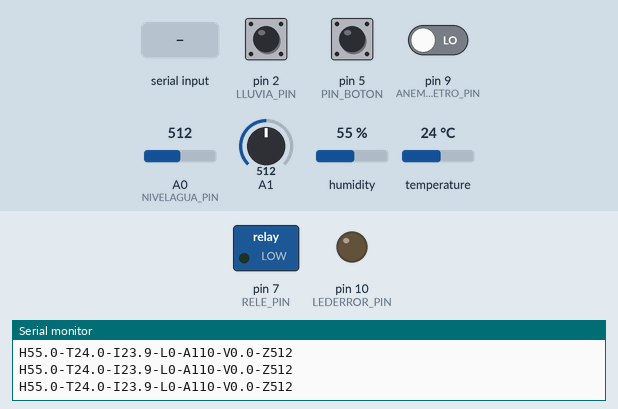
Recording of a sketch running on a simulated Arduino Uno, built with avr-gcc and run on an emulated ATmega328P. Parts: switched loads named in the sketch (green lamp = pin HIGH), output pins drawn as LEDs (lit = HIGH), the last lines printed to the serial monitor. The test bench sets the inputs (shaded band); at power-on: pin 5 (PIN_BOTON) HIGH, A0 (NIVELAGUA_PIN) = 512, pin 2 (LLUVIA_PIN) HIGH, pin 9 (ANEMOMETRO_PIN) LOW, A1 = 512, humidity 55 %, temperature 24 °C. Random numbers use the default seed unless the sketch sets one.

Above: at 1.2 s.
1.3 s: pin 5 (PIN_BOTON) pulled LOW for 3.2 s
At 5.8 s:
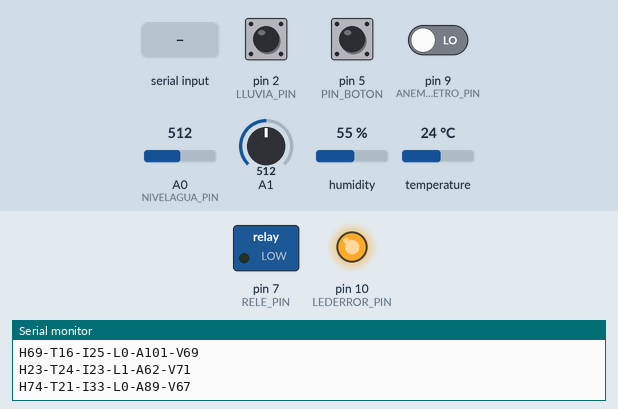
6.3 s: "R1" received over Serial
At 8.5 s:
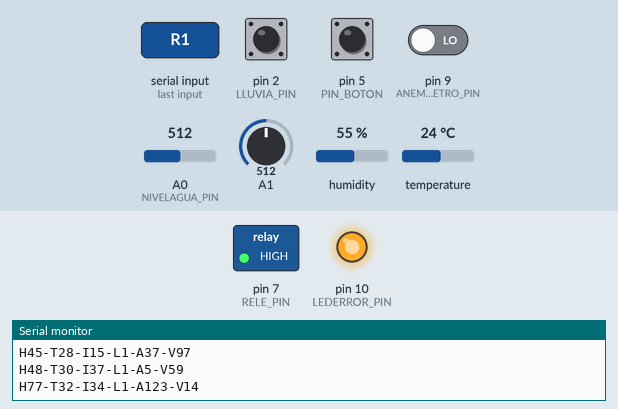
8.8 s: pin 5 (PIN_BOTON) pulled LOW for 0.15 s
At 10.4 s:
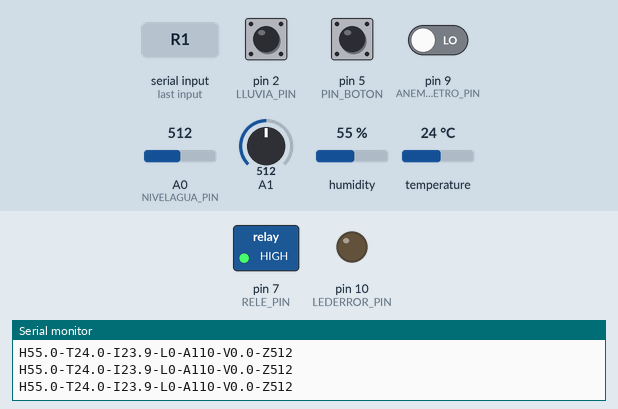
10.8 s: A0 (NIVELAGUA_PIN) set to 472
16.8 s: A0 (NIVELAGUA_PIN) set to 452
22.8 s: "R0" received over Serial
At 24.8 s:
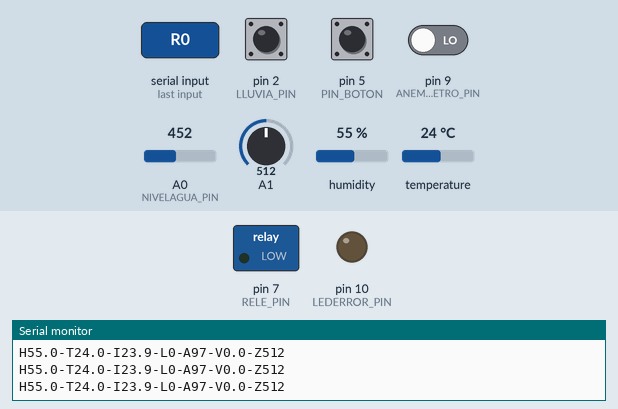
Timing chart, 0 to 26.3 s (numbered marks = the images above; inputs shaded):
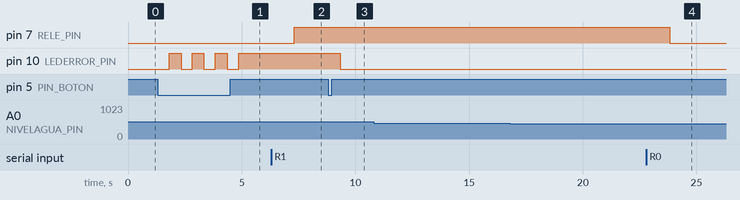

Measured:
- after the input at 1.3 s, pin 10 (LEDERROR_PIN): alternates HIGH for 0.53 s and LOW for 0.50 s, 7 changes in all, then stays HIGH, starting after 0.50 s
- after the input at 6.3 s, pin 7 (RELE_PIN): LOW → HIGH after 1.0 s
- after the input at 8.8 s, pin 10 (LEDERROR_PIN): HIGH → LOW after 0.53 s
- after the input at 22.8 s, pin 7 (RELE_PIN): HIGH → LOW after 1.0 s

The sketch:

estacion.ino
```cpp
#include <DHT.h>
#include <Wire.h>

#define DHT_PIN 6
#define LEDERROR_PIN 10
#define RELE_PIN 7
#define LLUVIA_PIN 2
#define NIVELAGUA_PIN A0
#define LUZ_PIN 12
#define PIN_BOTON 5
#define ANEMOMETRO_PIN 9

#define DHTTYPE DHT11
DHT dht(DHT_PIN, DHTTYPE);

unsigned long tiempoAnteriorLed = 0;
const long intervaloLed = 1000;
int estadoLed = LOW;
bool testON = false;

// --- VARIABLES ANEMÓMETRO ---
unsigned long contadorVueltas = 0;
bool estadoActualAnemometro = LOW;
bool estadoAnteriorAnemometro = LOW;
unsigned long tiempoAnteriorViento = 0;
const unsigned long intervaloViento = 1000;
float velocidadVientoActual = 0.0;
const float factorCalibracion = 2.4;

void setup() {
  Serial.begin(9600);
  dht.begin();
  Wire.begin();

  pinMode(RELE_PIN, OUTPUT);
  pinMode(LLUVIA_PIN, INPUT);
  pinMode(LEDERROR_PIN, OUTPUT);
  pinMode(PIN_BOTON, INPUT);
  pinMode(LUZ_PIN, INPUT);
  pinMode(ANEMOMETRO_PIN, INPUT);

  digitalWrite(RELE_PIN, LOW);
  randomSeed(analogRead(A3));
}

void loop() {
  estadoActualAnemometro = digitalRead(ANEMOMETRO_PIN);
  if (estadoActualAnemometro == HIGH && estadoAnteriorAnemometro == LOW) {
    contadorVueltas++;
  }
  estadoAnteriorAnemometro = estadoActualAnemometro;

  unsigned long tiempoActual = millis();
  if (tiempoActual - tiempoAnteriorViento >= intervaloViento) {
    tiempoAnteriorViento = tiempoActual;
    unsigned long vueltas = contadorVueltas;
    contadorVueltas = 0;
    velocidadVientoActual = vueltas * factorCalibracion;
  }

  if (!digitalRead(PIN_BOTON) == HIGH) {
    testON = !testON;
    delay(500);
  }

  if (Serial.available() > 0) {
    String comando = Serial.readString();
    comando.trim();
    if (comando == "R1") digitalWrite(RELE_PIN, HIGH);
    else if (comando == "R0") digitalWrite(RELE_PIN, LOW);
    else if (comando == "TEST1") testON = true;
    else if (comando == "TEST0") testON = false;
  }

  if (testON) {
      avisoError(3);
      TEST();
  } else {
      String lectura = obtenerTemperatura();
      lectura = modularLluviaAgua(lectura);

      // Trama limpia sin dirección: Hxx-Txx-Ixx-Lxx-Axx-Vxx
      lectura = lectura + "-V" + String(velocidadVientoActual, 1);
      int valorLuz = analogRead(A1);
      lectura = lectura + "-Z" + String(valorLuz);
      Serial.println(lectura);

      if (lectura.startsWith("H999")) avisoError(1);
      else avisoError(0);
  }
}

void TEST(){
  // Removida la variable "-D"
  String prueba = "H" + String(random(20, 80)) + "-T" + String(random(15, 35)) + "-I" + String(random(15, 38));
  prueba = prueba + "-L" + String(random(0, 2));
  prueba = prueba + "-A" + String(random(0, 220));
  prueba = prueba + "-V" + String(random(0, 100));
  Serial.println(prueba);
}

String modularLluviaAgua(String stringBase) {
  int lluvia = (digitalRead(LLUVIA_PIN) == LOW) ? 1 : 0;
  int lecturaAnalogicaAgua = analogRead(NIVELAGUA_PIN);
  int volumenCC = map(lecturaAnalogicaAgua, 0, 1023, 0, 220);
  volumenCC = constrain(volumenCC, 0, 220);

  return stringBase + "-L" + String(lluvia) + "-A" + String(volumenCC);
}

String obtenerTemperatura(){
  float h = dht.readHumidity();
  float t = dht.readTemperature();
  if (isnan(h) || isnan(t)) return "H999-T999-I999";
  float hic = dht.computeHeatIndex(t, h, false);
  return "H" + String(h, 1) + "-T" + String(t, 1) + "-I" + String(hic, 1);
}

void avisoError(int error){
  if (error == 0) digitalWrite(LEDERROR_PIN, LOW);
  else if (error == 3) digitalWrite(LEDERROR_PIN, HIGH);
  else {
    unsigned long tiempoActual = millis();
    if (tiempoActual - tiempoAnteriorLed >= (error == 1 ? 1000 : 2000)) {
      tiempoAnteriorLed = tiempoActual;
      estadoLed = !estadoLed;
      digitalWrite(LEDERROR_PIN, estadoLed);
    }
  }
}
```
